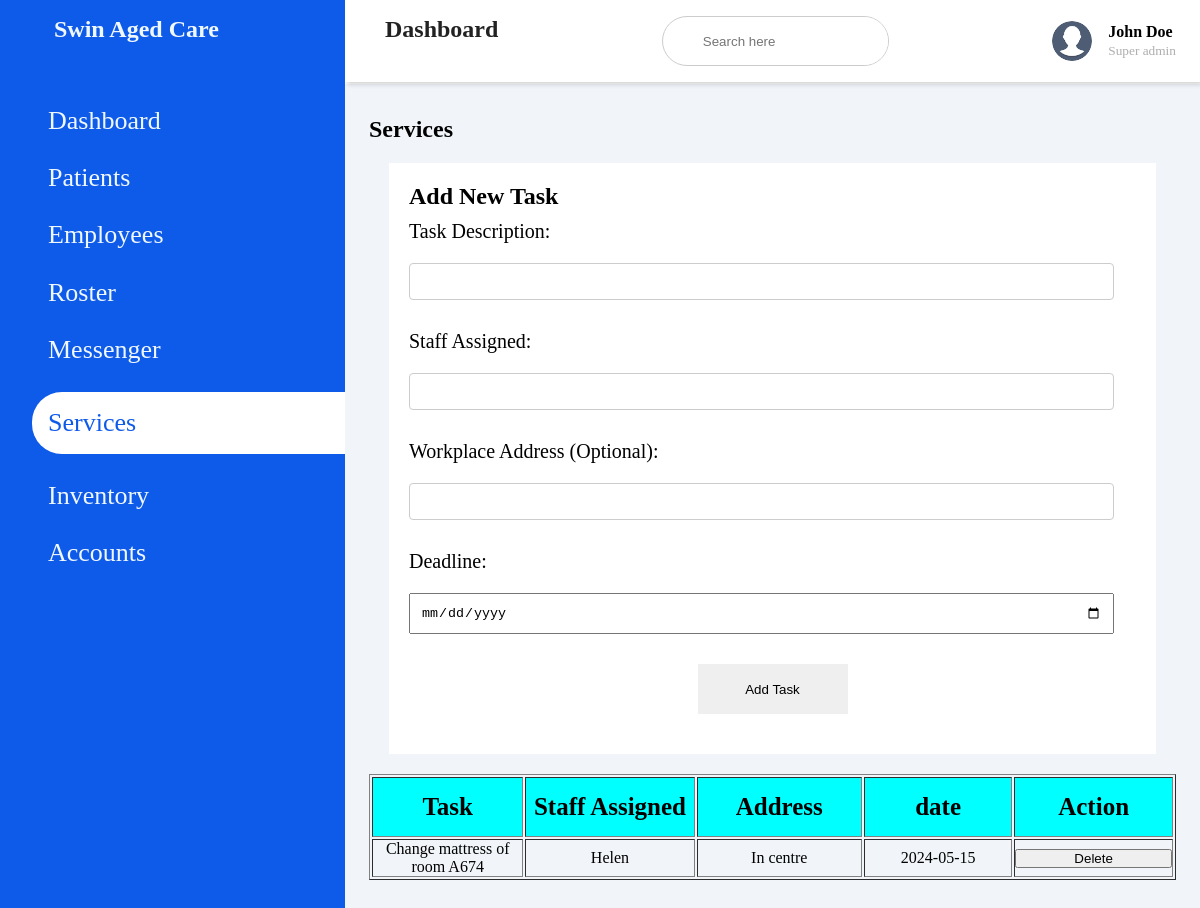
The app's page /Admin/Service.php with its own data.
### tables this page shows
CREATE TABLE `admin_service` (
  `task` varchar(50) NOT NULL,
  `staffAssign` varchar(30) NOT NULL,
  `address` varchar(50) NOT NULL,
  `date` date NOT NULL
);

### Admin/Service.php (the view, shortened to what this page needs)
<!DOCTYPE html >
<html lang="en">
<head>
<link rel= "stylesheet" href= "https://maxst.icons8.com/vue-static/landings/line-awesome/line-awesome/1.3.0/css/line-awesome.min.css" >
<link rel="stylesheet" href="patient.css">
</head>
<body>
    <div class="sidebar">
        <div class="sidebar-brand">
            <h2><span class="las la-clinic-medical"></span> <span>Swin Aged Care</span></h2>
        </div>
        <div class="sidebar-menu">
            <ul>
                <li>
                    <a href="homepage.php" class=""><span class="las la-igloo"></span>
                    <span>Dashboard</span></a>
                </li>
                <li>
                    <a href="patient_form.php" class=""><span class="lab la-accessible-icon"></span>
                    <span>Patients</span></a>
                </li>
                <li>
                    <a href="addEmployee.html"><span class="las la-users"></span>
                    <span>Employees</span></a>
                </li>
                <li>
                    <a href="Roster.html" class=""><span class="las la-clipboard-list"></span>
                    <span>Roster</span></a>
                </li>
                <li>
                    <a href="messenger.php"><span class="las la-receipt"></span>
                    <span>Messenger</span></a>
                </li>
                <li>
                    <a href="Service.php" class="active"><span class="las la-bell"></span>
                    <span>Services</span></a>
                </li>
                <li>
                    <a href="Inventory.php"><span class="las la-receipt"></span>
                    <span>Inventory</span></a>
                </li>
                <li>
                    <a href="account.php"><span class="las la-user-circle"></span>
                    <span>Accounts</span></a>
                </li>
            </ul>
        </div>
    </div>
    <div class="main-content">
        <header>
            <h2>
                <label for="nav-toggle">
                    <span class="las la-bars"></span>
                    Dashboard
                </label>
            </h2>
            <div class="search-wrapper">
                <input type="search" placeholder="Search here">
            </div>
            <div class="user-wrapper">
                <img src="Profile.png" width="40px" height="40px" alt="">
                <div>
                    <h4>John Doe</h4>
                    <small>Super admin</small>
                </div>
            </div>
        </header>
        <main>
            <h2>Services</h2>
            <section >
                <h2>Add New Task</h2>
                <form id="taskForm" action="" method="POST">
                    <label for="task">Task Description:</label>
                    <input type="text" id="task" name="task" required>
                    <label for="staffAssigned">Staff Assigned:</label>
                    <input type="text" id="staffAssigned" name="staffAssign" required>
                    <label for="staffAssigned">Workplace Address (Optional):</label>
                    <input type="text" id="staffAssigned" name="address" required>
                    <label for="deadline">Deadline:</label>
                    <input type="date" id="deadline" name="date" required>
                    <button type="submit">Add Task</button>
                </form>
            </section>
            <table border="1">
                <thead>
                <tr class="item-header">
                    <th>Task</th>
                    <th>Staff Assigned</th>
                    <th>Address</th>
                    <th>date</th>
                    <th>Action</th>
                </tr>
            </thead>
                <tbody>
                    <?php
                        $conn = new mysqli('localhost','root','','admin');
                        $sql = "SELECT * FROM admin_service";
                        $result = $conn->query($sql);
                        if ($result->num_rows > 0) {
                            while($row = $result->fetch_assoc()) {
                                echo "<tr class='items'>";
                                echo "<td>" . $row["task"] . "</td>";
                                echo "<td>" . $row["staffAssign"] . "</td>";
                                echo "<td>" . $row["address"] . "</td>";
                                echo "<td>" . $row["date"] . "</td>";
                                echo "<td><form method='post'><input type='hidden' name='delete_id' value='".$row['task']."'><input type='submit' value='Delete'></form></td>";
                                echo "</tr>";
                            }
                            echo "</table>";
                        }
                        else {
                            echo "No records found";
                        }
                    ?>
        </main>
    </div>
</body>
</html>

### Admin/patient.css (style rules this page uses)
* { padding: 0; margin: 0; box-sizing: border-box; list-style-type: none; text-decoration: none; }
.sidebar { width: 345px; position: fixed; left: 0; top: 0; height: 100%; background: #0f5be9; z-index: 100; transition: width 300ms; }
.sidebar-brand { height: 90px; padding: 1rem 0rem 1rem 2rem; color: aliceblue; }
.sidebar-brand h2 span { display: inline-block; padding-right: 1rem; }
.sidebar-menu { margin-top: 1rem; }
.sidebar-menu li { width: 100%; margin-bottom: 1.7rem; padding-left: 2rem; }
.sidebar-menu a { padding-left: 1rem; display: block; color: aliceblue; font-size: 26px; }
.sidebar-menu a.active { background: #fff; padding-top: 1rem; padding-bottom: 1rem; color:#0f5be9; border-radius: 30px 0px 0px 30px; }
.main-content { transition: margin-left 300ms; margin-left: 345px; }
header { display: flex; justify-content: space-between; padding: 1rem 1.5rem; box-shadow: 2px 2px 5px rgba(0,0,0,0.2); position: fixed; left: 345px; width: calc(100% - 345px); top: 0; background-color: #fff; }
header h2 { color: #222; }
header label span { font-size: 1.5rem; padding-right: 1rem; }
.search-wrapper { border: 1px solid #ccc; border-radius: 30px; height: 50px; display: flex; align-items: center; overflow-x: hidden; }
.search-wrapper input { height: 100%; padding: .5rem; border: none; outline: none; }
.user-wrapper { display: flex; align-items: center; }
.user-wrapper img { border-radius: 50%; margin-right: 1rem; }
.user-wrapper h4 { margin-bottom: 0; }
.user-wrapper small { display: inline-block; color: #aeaeae; margin-top: -3px; }
main { margin-top: 84px; padding: 2rem 1.5rem; background: #f1f5f9; min-height: calc(100vh - 90px); }
table { width: 100%; }
.item-header { background-color: aqua; font-size: 25px; }
.items { align-items: center; }
.items td { vertical-align: middle; text-align: center; }
table tr th { width: 220px; height: 60px; font-size: 25px; }
form { display: grid; grid-gap: 10px; font-size: 20px; }
label { display: block; margin-bottom: 5px; }
input[type="text"], input[type="date"] { width: 100%; padding: 8px; margin-top: 2px; margin-bottom: 10px; box-sizing: border-box; display: block; }
button { width: 150px; height: 50px; display: block; margin: 20px auto; padding: 10px 20px; }
input[type="text"], input[type="tel"], input[type="email"], input[type="number"] { width: 100%; padding: 10px; border: 1px solid #ccc; border-radius: 4px; }
section { margin: 20px; padding: 20px; background: white; }
form > label { margin-top: 10px; display: block; }
input[type="text"], input[type="date"] { width: calc(100% - 22px); padding: 10px; margin-top: 5px; }
button { border: none; padding: 10px 20px; margin-top: 10px; cursor: pointer; }

### records on screen
admin_service: task "Change mattress of room A674", staffAssign "Helen", address "In centre", date "2024-05-15"
